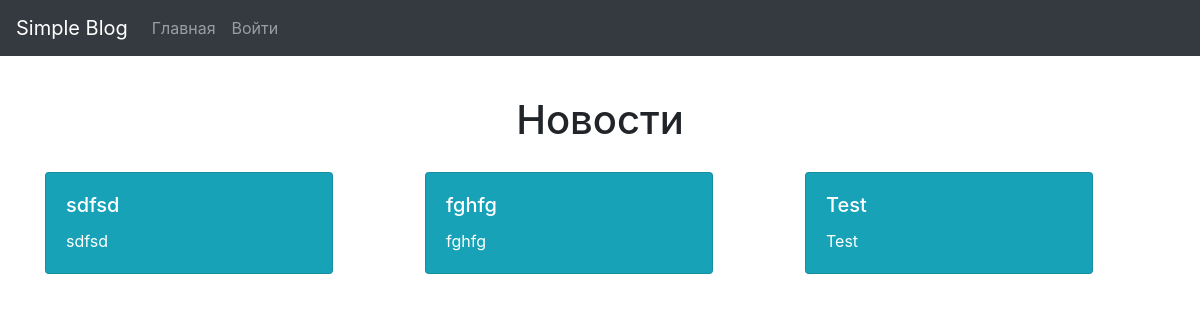
Before: / with the older database file.
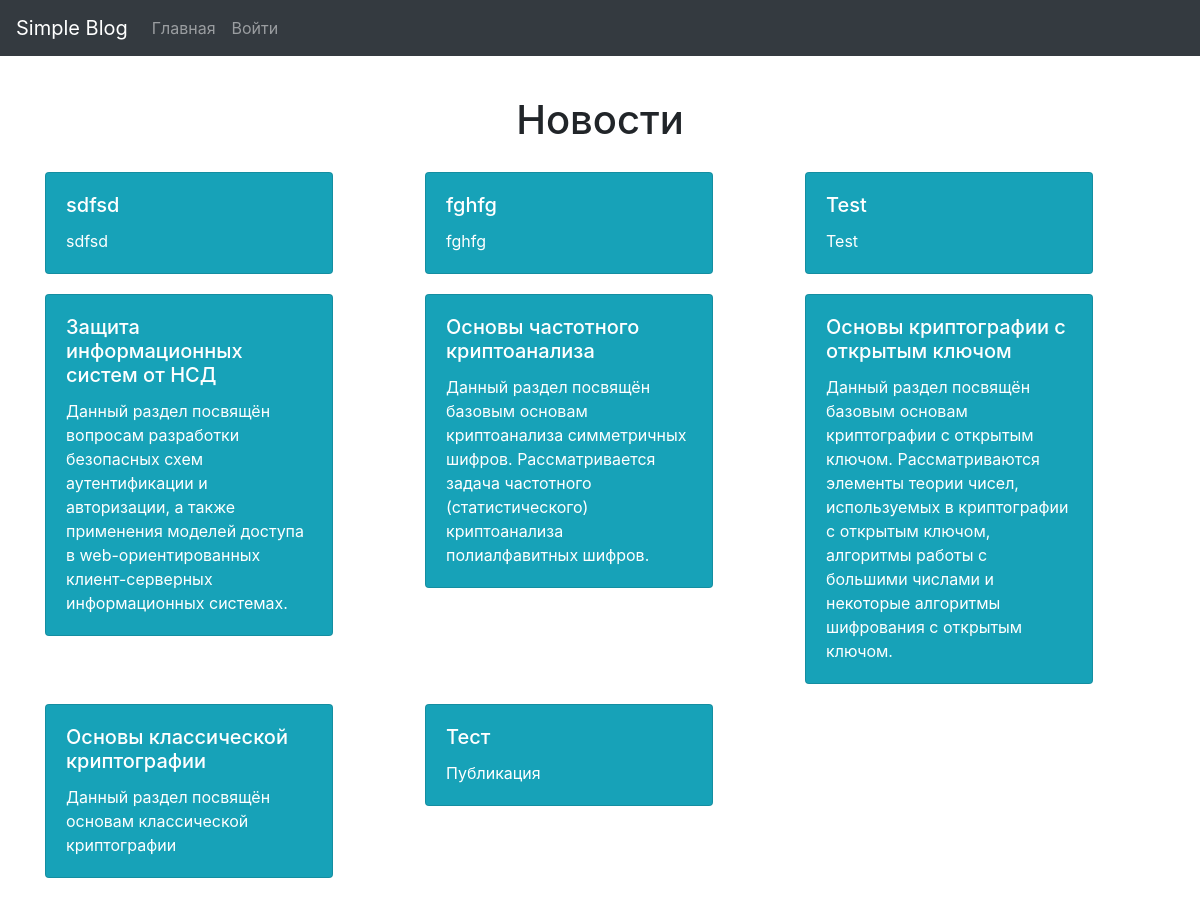
After: the same page with the newer database file.
### blogApp/models.py (models this page shows)
class Post(models.Model):
    name = models.TextField()
    content = models.TextField()

### blogApp/views.py (the view, shortened to what this page needs)
# urls.py: path('', views.posts, name='posts'),
def posts(request):
    user = get_user_token_from_cookie(request)
    all_posts = Post.objects.all()  # Get all posts
    if user is None:
        interface = enable_auth_interface(False)
        return TemplateResponse(request, 'posts.html', {'entry': interface, 'posts': all_posts})

### blogApp/views.py (called while the page is built)
def enable_auth_interface(is_authorized):
    if is_authorized:
        interface = 'Выйти'
    else:
        interface = 'Войти'
    return interface

def get_user_token_from_cookie(request):
    if "s-blog_token" in request.COOKIES:
        return request.COOKIES['s-blog_token']
    else:
        return None

### templates/posts.html (shortened to what this page needs)
{% extends "base.html" %}
{% block content %}
<h1 class="text-center">Новости</h1>
<div class="row">
{% if posts %}
    {% for post in posts %}
    <div class="col-md-4 blog_post">
        <div class="card text-white bg-info" style="width: 18rem;">
          <div class="card-body">
            <h5 class="card-title">{{ post.name }}</h5>
            <p class="card-text">{{ post.content }}</p>
          </div>
        </div>
    </div>
    {% endfor %}
{% else %}
    Нет контента
{% endif %}
</div>
{% endblock %}

### templates/base.html (shortened to what this page needs)
{% load static %}
<!DOCTYPE html>
<html lang="ru">
<head>
    <link rel="stylesheet" href="https://stackpath.bootstrapcdn.com/bootstrap/4.3.1/css/bootstrap.min.css">
    <link rel="stylesheet" href="{% static 'css/styles.css' %}">
</head>
<body>
<header>
    <nav class="navbar navbar-expand-lg navbar-dark bg-dark">
      <a class="navbar-brand" href="/">Simple Blog</a>
      <div class="collapse navbar-collapse" id="navbarNav">
        <ul class="navbar-nav">
          <li class="nav-item">
            <a class="nav-link" href="/">Главная</a>
          </li>
          <li class="nav-item">
            <a class="nav-link" href="/login">{{ entry }}</a>
          </li>
        </ul>
      </div>
    </nav>
</header>
<div class="container content">
    {% block content %} {% endblock %}
</div>
</body>
</html>

### blogApp/static/css/styles.css (style rules this page uses)
.content { margin-top: 40px; margin-bottom: 50px; }
.blog_post { margin-top: 20px; }

Changed rows visible on the page:
added Post: name "Защита информационных систем от НСД", content "Данный раздел посвящён вопросам разработки безопасных схем аутентификации и авторизации, а также применения моделей доступа в web-ориентированных клиент-серверных информационных системах."
added Post: name "Основы частотного криптоанализа", content "Данный раздел посвящён базовым основам криптоанализа симметричных шифров. Рассматривается задача частотного (статистического) криптоанализа полиалфавитных шифров."
added Post: name "Основы криптографии с открытым ключом", content "Данный раздел посвящён базовым основам криптографии c открытым ключом. Рассматриваются элементы теории чисел, используемых в криптографии с открытым ключом, алгоритмы работы с большими числами и некоторые алгоритмы шифрования с открытым ключом."
added Post: name "Основы классической криптографии", content "Данный раздел посвящён основам классической криптографии"
added Post: name "Тест", content "Публикация"
